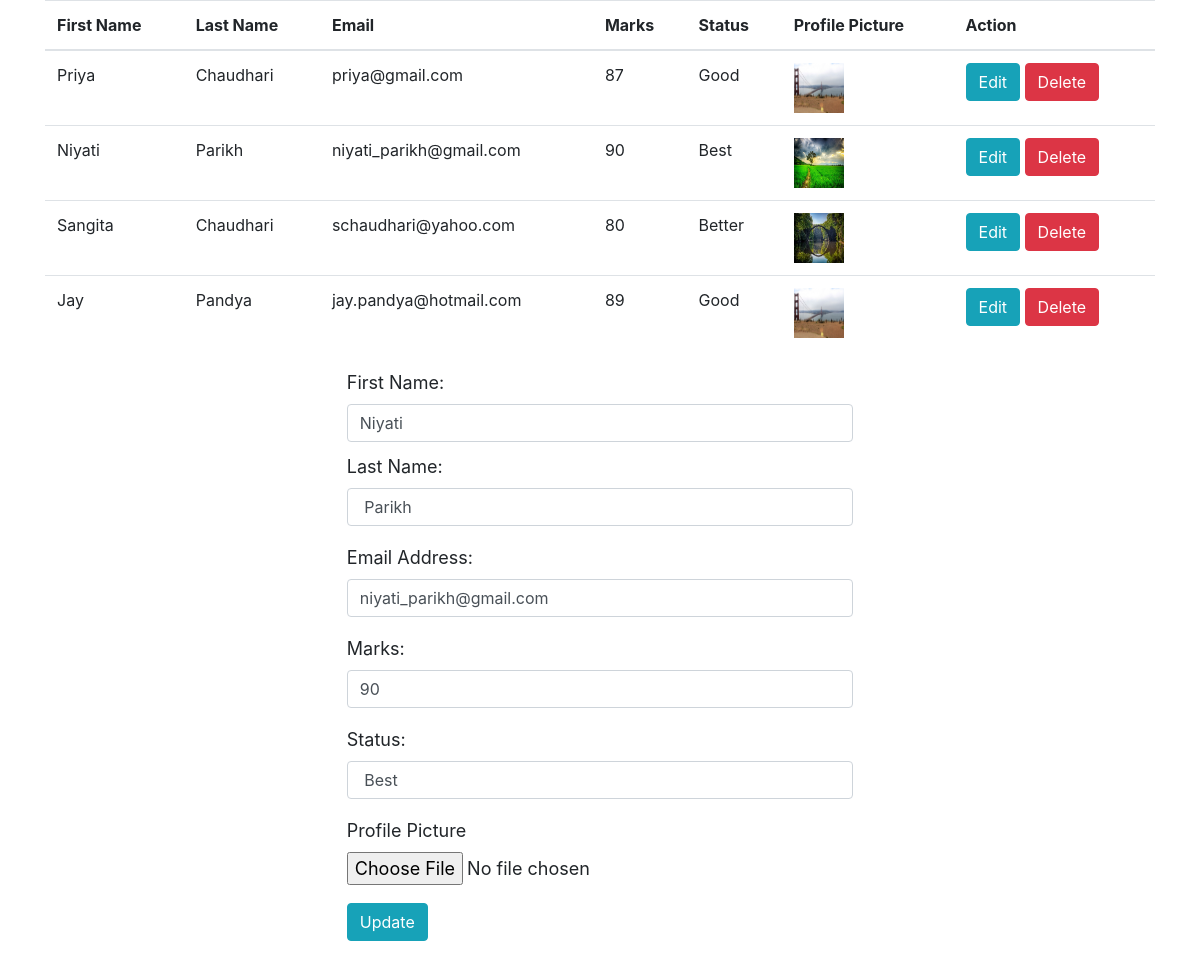
Screenshot of /index.php?update=1&id=2 with the database file from the repository.
### tables this page shows
CREATE TABLE IF NOT EXISTS `data` (
  `id` int(11) NOT NULL AUTO_INCREMENT,
  `First_Name` varchar(100) NOT NULL,
  `Last_Name` varchar(100) NOT NULL,
  `Email` varchar(100) NOT NULL,
  `Marks` int(11) NOT NULL,
  `Status` varchar(100) NOT NULL,
  `Profile_Picture` varchar(100) NOT NULL,
  PRIMARY KEY (`id`)
);

### db.php (called while the page is built, shortened)
<?php
class db
{
    public function __construct(){
        $this->con = mysqli_connect("localhost","root","","mydb");
    }
}
?>

### crud.php (called while the page is built, shortened)
<?php
include "db.php";
class crud extends db{
    public function fetch($table){
        $sql = "SELECT * FROM ".$table;
        $array = array();
        $query = mysqli_query($this->con,$sql);
        while($row = mysqli_fetch_assoc($query)){
            $array[] = $row;
        }
        return $array;
    }
    public function select($table,$where){
        $sql ="";
        $condition = "";
        foreach($where as $key => $value){
            $condition .= $key . "='". $value . "' AND ";
        }
        $condition = substr($condition,0,-5);
        $sql .= "SELECT * FROM ".$table." WHERE ".$condition;
        $query = mysqli_query($this->con,$sql);
        $row = mysqli_fetch_array($query);
        return $row;
    }
}
$crud = new crud();
?>

### index.php (the view, shortened to what this page needs)
<?php
include "crud.php";
?>
<!DOCTYPE html>
<html>
<head>
    <link rel="stylesheet" href="https://stackpath.bootstrapcdn.com/bootstrap/4.3.1/css/bootstrap.min.css">
</head>
<body>
<div class="container justify-content-center">
    <table class="table">
        <thead>
            <tr>
                <th scope="col">First Name</th>
                <th scope="col">Last Name </th>
                <th scope="col">Email </th>
                <th scope="col">Marks </th>
                <th scope="col">Status </th>
                <th scope="col">Profile Picture </th>
                <th scope="col" colspan="2"> Action </th>
            </tr>
            <?php
                $rows = $crud->fetch("data");
                foreach($rows as $row){
                    ?>
                <tr>
                    <td><?php echo $row["First_Name"]; ?></td>
                    <td><?php echo $row["Last_Name"]; ?> </td>
                    <td> <?php echo $row["Email"]; ?> </td>
                    <td><?php echo $row["Marks"]; ?></td>
                    <td> <?php echo $row["Status"]; ?> </td>
                    <td><img src=' <?php echo $row["Profile_Picture"]; ?>' height="50px" width="50px"> </td>
                    <td>
                    <a href="index.php?update=1&id=<?php echo $row["id"] ?>"
                        class = "btn btn-info"> Edit </a>
                    <a href="crud.php?delete=1&id=<?php echo $row["id"] ?>"
                        class = "btn btn-danger"> Delete </a>
                </td>
            </tr>
                    <?php
                }
            ?>
        </thead>
    </table>
</div>
<?php
    if(isset($_GET["update"])){
        $id = $_GET["id"] ?? null;
        $where = array("id"=>$id);
        $row = $crud->select("data",$where);
        ?>
<div class="row justify-content-center" style="white-space:nowrap">
<form action="crud.php" method="post" style="font-size:18px" class="form-group">
    <table>
        <tr><td> <input type="hidden" name="id" value="<?php echo $id; ?>">
        </td></tr>
        <tr><td class="from-group row" style="padding-bottom:10px">
            <label>First Name: </label>
            <input type="text" name="first_name" class="form-control"
                    value="<?php echo $row["First_Name"];  ?>" placeholder="Enter First Name">
        </td></tr>
        <tr><td class="form-group row">
            <label>Last Name:</label>
            <input type="text" class="form-control" name="last_name" class="form-control"
                    value="<?php echo $row["Last_Name"]; ?>" placeholder= "Enter Last Name">
        </td> </tr>
        <tr><td class="form-group row">
            <label> Email Address: </label>
            <input type="email" class="form-control" name="email"
                   value="<?php echo $row["Email"]; ?>" placeholder="name@example.com">
        </td></tr>
        <tr><td class="form-group row">
            <label> Marks: </label>
            <input type="text" class="form-control" name="marks"
                   value="<?php echo $row["Marks"]; ?>" placeholder="Enter Marks">
        </td></tr>
        <tr><td class="form-group row">
            <label> Status: </label>
            <input type="text" class="form-control" name="status"
                    value="<?php echo $row["Status"]; ?>" placeholder="Enter Status">
        </td></tr>
        <tr><td class="form-group row">
            <label>Profile Picture</label>
            <input type="file" width="50p" height="50px" class="form-control-file" value="<?php echo $row["Profile_Picture"]; ?>" name="profile_picture">
        </td></tr>
        <tr><td class= "form-group row">
            <button type="submit" class="btn btn-info" name= "edit"> Update </button>
        </tr>
    </table>
<?php
    }
?>
</div>
</body>
</html>

### rows the page displays
data: First_Name "Priya", Last_Name "Chaudhari", Email "priya@gmail.com", Marks "87", Status "Good", Profile_Picture (picture)
data: First_Name "Niyati", Last_Name "Parikh", Email "niyati_parikh@gmail.com", Marks "90", Status "Best", shows a picture, first_name "Niyati", last_name "Parikh", email "niyati_parikh@gmail.com", marks "90", status "Best"
data: First_Name "Sangita", Last_Name "Chaudhari", Email "schaudhari@yahoo.com", Marks "80", Status "Better", shows a picture
data: First_Name "Jay", Last_Name "Pandya", Email "jay.pandya@hotmail.com", Marks "89", Status "Good"
